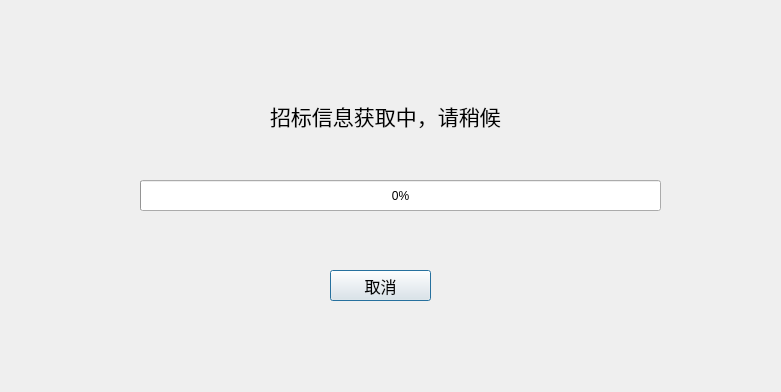
<?xml version="1.0" encoding="UTF-8"?>
<ui version="4.0">
 <class>Dialog</class>
 <widget class="QDialog" name="Dialog">
  <property name="geometry">
   <rect>
    <x>0</x>
    <y>0</y>
    <width>781</width>
    <height>392</height>
   </rect>
  </property>
  <property name="windowTitle">
   <string>Dialog</string>
  </property>
  <widget class="QProgressBar" name="progressBar">
   <property name="geometry">
    <rect>
     <x>140</x>
     <y>180</y>
     <width>521</width>
     <height>31</height>
    </rect>
   </property>
   <property name="value">
    <number>0</number>
   </property>
  </widget>
  <widget class="QLabel" name="label">
   <property name="geometry">
    <rect>
     <x>270</x>
     <y>90</y>
     <width>241</width>
     <height>51</height>
    </rect>
   </property>
   <property name="sizePolicy">
    <sizepolicy hsizetype="Fixed" vsizetype="Fixed">
     <horstretch>0</horstretch>
     <verstretch>0</verstretch>
    </sizepolicy>
   </property>
   <property name="font">
    <font>
     <pointsize>16</pointsize>
    </font>
   </property>
   <property name="text">
    <string>招标信息获取中，请稍候</string>
   </property>
  </widget>
  <widget class="QPushButton" name="pushButton">
   <property name="geometry">
    <rect>
     <x>330</x>
     <y>270</y>
     <width>101</width>
     <height>31</height>
    </rect>
   </property>
   <property name="font">
    <font>
     <pointsize>12</pointsize>
    </font>
   </property>
   <property name="text">
    <string>取消</string>
   </property>
  </widget>
 </widget>
 <resources/>
 <connections/>
</ui>
